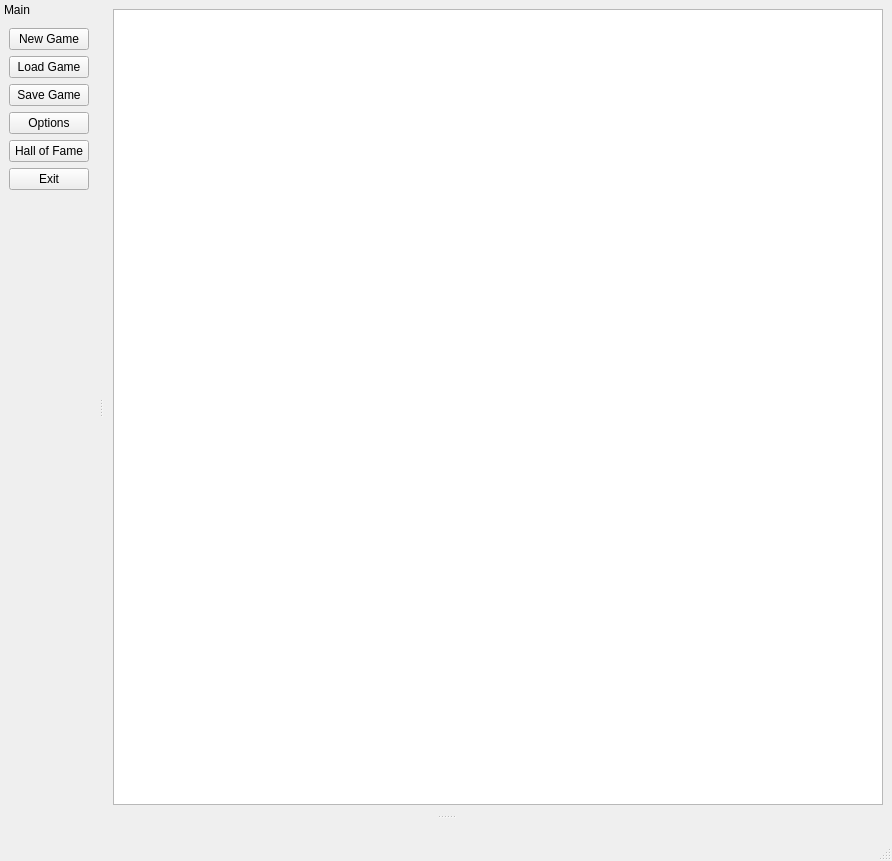
<?xml version="1.0" encoding="UTF-8"?>
<ui version="4.0">
 <class>TGSEMainWindow</class>
 <widget class="QMainWindow" name="TGSEMainWindow">
  <property name="geometry">
   <rect>
    <x>0</x>
    <y>0</y>
    <width>892</width>
    <height>861</height>
   </rect>
  </property>
  <property name="windowTitle">
   <string>TGSE</string>
  </property>
  <widget class="QWidget" name="centralwidget">
   <layout class="QGridLayout" name="gridLayout">
    <item row="0" column="0">
     <widget class="QGraphicsView" name="graphicsView"/>
    </item>
   </layout>
  </widget>
  <widget class="QMenuBar" name="menubar">
   <property name="geometry">
    <rect>
     <x>0</x>
     <y>0</y>
     <width>892</width>
     <height>20</height>
    </rect>
   </property>
  </widget>
  <widget class="QStatusBar" name="statusbar"/>
  <widget class="QDockWidget" name="mainDock">
   <property name="enabled">
    <bool>true</bool>
   </property>
   <property name="features">
    <set>QDockWidget::NoDockWidgetFeatures</set>
   </property>
   <property name="windowTitle">
    <string>Main</string>
   </property>
   <attribute name="dockWidgetArea">
    <number>1</number>
   </attribute>
   <widget class="QWidget" name="dockWidgetContents">
    <layout class="QGridLayout" name="gridLayout_2">
     <item row="5" column="2">
      <widget class="QPushButton" name="exitButton">
       <property name="text">
        <string>Exit</string>
       </property>
      </widget>
     </item>
     <item row="0" column="2">
      <widget class="QPushButton" name="newButton">
       <property name="text">
        <string>New Game</string>
       </property>
      </widget>
     </item>
     <item row="6" column="2">
      <spacer name="verticalSpacer">
       <property name="orientation">
        <enum>Qt::Vertical</enum>
       </property>
       <property name="sizeHint" stdset="0">
        <size>
         <width>20</width>
         <height>40</height>
        </size>
       </property>
      </spacer>
     </item>
     <item row="1" column="2">
      <widget class="QPushButton" name="loadButton">
       <property name="text">
        <string>Load Game</string>
       </property>
      </widget>
     </item>
     <item row="2" column="2">
      <widget class="QPushButton" name="saveButton">
       <property name="text">
        <string>Save Game</string>
       </property>
      </widget>
     </item>
     <item row="3" column="2">
      <widget class="QPushButton" name="optionsButton">
       <property name="text">
        <string>Options</string>
       </property>
      </widget>
     </item>
     <item row="4" column="2">
      <widget class="QPushButton" name="hofButton">
       <property name="text">
        <string>Hall of Fame</string>
       </property>
      </widget>
     </item>
    </layout>
   </widget>
  </widget>
  <widget class="QDockWidget" name="interactionDock">
   <property name="features">
    <set>QDockWidget::NoDockWidgetFeatures</set>
   </property>
   <property name="windowTitle">
    <string/>
   </property>
   <attribute name="dockWidgetArea">
    <number>8</number>
   </attribute>
   <widget class="QWidget" name="dockWidgetContents_2"/>
  </widget>
 </widget>
 <resources/>
 <connections>
  <connection>
   <sender>exitButton</sender>
   <signal>clicked()</signal>
   <receiver>TGSEMainWindow</receiver>
   <slot>close()</slot>
   <hints>
    <hint type="sourcelabel">
     <x>168</x>
     <y>238</y>
    </hint>
    <hint type="destinationlabel">
     <x>692</x>
     <y>0</y>
    </hint>
   </hints>
  </connection>
  <connection>
   <sender>TGSEMainWindow</sender>
   <signal>displayMainDock(bool)</signal>
   <receiver>mainDock</receiver>
   <slot>setVisible(bool)</slot>
   <hints>
    <hint type="sourcelabel">
     <x>358</x>
     <y>446</y>
    </hint>
    <hint type="destinationlabel">
     <x>141</x>
     <y>438</y>
    </hint>
   </hints>
  </connection>
 </connections>
 <slots>
  <signal>displayMainDock(bool)</signal>
 </slots>
</ui>
